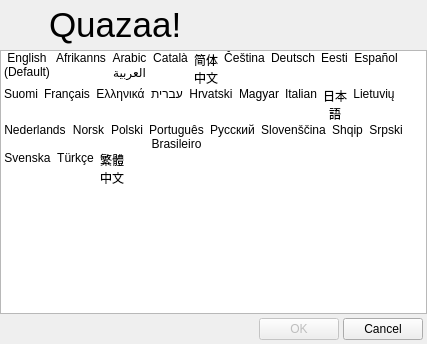
<?xml version="1.0" encoding="UTF-8"?>
<ui version="4.0">
 <class>DialogLanguage</class>
 <widget class="QDialog" name="DialogLanguage">
  <property name="windowModality">
   <enum>Qt::ApplicationModal</enum>
  </property>
  <property name="geometry">
   <rect>
    <x>0</x>
    <y>0</y>
    <width>427</width>
    <height>344</height>
   </rect>
  </property>
  <property name="minimumSize">
   <size>
    <width>427</width>
    <height>344</height>
   </size>
  </property>
  <property name="maximumSize">
   <size>
    <width>427</width>
    <height>344</height>
   </size>
  </property>
  <property name="windowTitle">
   <string>Select Language</string>
  </property>
  <property name="windowIcon">
   <iconset resource="../Resource.qrc">
    <normaloff>:/Resource/Generic/Language.png</normaloff>:/Resource/Generic/Language.png</iconset>
  </property>
  <property name="autoFillBackground">
   <bool>true</bool>
  </property>
  <property name="modal">
   <bool>true</bool>
  </property>
  <layout class="QGridLayout" name="gridLayout_2">
   <property name="margin">
    <number>0</number>
   </property>
   <property name="spacing">
    <number>0</number>
   </property>
   <item row="0" column="0">
    <widget class="QFrame" name="frameCommonHeader">
     <property name="minimumSize">
      <size>
       <width>0</width>
       <height>50</height>
      </size>
     </property>
     <property name="maximumSize">
      <size>
       <width>16777215</width>
       <height>50</height>
      </size>
     </property>
     <property name="frameShape">
      <enum>QFrame::NoFrame</enum>
     </property>
     <property name="frameShadow">
      <enum>QFrame::Raised</enum>
     </property>
     <layout class="QGridLayout" name="gridLayout_23">
      <property name="margin">
       <number>1</number>
      </property>
      <property name="spacing">
       <number>0</number>
      </property>
      <item row="0" column="0">
       <widget class="QLabel" name="labelLogo">
        <property name="minimumSize">
         <size>
          <width>48</width>
          <height>48</height>
         </size>
        </property>
        <property name="maximumSize">
         <size>
          <width>48</width>
          <height>48</height>
         </size>
        </property>
        <property name="styleSheet">
         <string notr="true">background-color: transparent;</string>
        </property>
        <property name="text">
         <string/>
        </property>
        <property name="pixmap">
         <pixmap resource="../Resource.qrc">:/Resource/Quazaa48.png</pixmap>
        </property>
        <property name="scaledContents">
         <bool>true</bool>
        </property>
       </widget>
      </item>
      <item row="0" column="1">
       <widget class="QLabel" name="labelHeadertext">
        <property name="sizePolicy">
         <sizepolicy hsizetype="MinimumExpanding" vsizetype="Preferred">
          <horstretch>0</horstretch>
          <verstretch>0</verstretch>
         </sizepolicy>
        </property>
        <property name="text">
         <string notr="true">&lt;!DOCTYPE HTML PUBLIC &quot;-//W3C//DTD HTML 4.0//EN&quot; &quot;http://www.w3.org/TR/REC-html40/strict.dtd&quot;&gt;
&lt;html&gt;&lt;head&gt;&lt;meta name=&quot;qrichtext&quot; content=&quot;1&quot; /&gt;&lt;style type=&quot;text/css&quot;&gt;
p, li { white-space: pre-wrap; }
&lt;/style&gt;&lt;/head&gt;&lt;body style=&quot; font-family:'MS Shell Dlg 2'; font-size:8.25pt; font-weight:400; font-style:normal;&quot;&gt;
&lt;p style=&quot; margin-top:0px; margin-bottom:0px; margin-left:0px; margin-right:0px; -qt-block-indent:0; text-indent:0px;&quot;&gt;&lt;span style=&quot; font-size:26pt;&quot;&gt;Quazaa!&lt;/span&gt;&lt;/p&gt;&lt;/body&gt;&lt;/html&gt;</string>
        </property>
       </widget>
      </item>
     </layout>
    </widget>
   </item>
   <item row="1" column="0">
    <widget class="QListWidget" name="listWidgetLanguages">
     <property name="resizeMode">
      <enum>QListView::Adjust</enum>
     </property>
     <property name="layoutMode">
      <enum>QListView::SinglePass</enum>
     </property>
     <property name="viewMode">
      <enum>QListView::IconMode</enum>
     </property>
     <property name="wordWrap">
      <bool>true</bool>
     </property>
     <property name="currentRow">
      <number>-1</number>
     </property>
     <property name="sortingEnabled">
      <bool>false</bool>
     </property>
     <item>
      <property name="text">
       <string notr="true">English (Default)</string>
      </property>
      <property name="icon">
       <iconset resource="../Resource.qrc">
        <normaloff>:/Resource/Flags/enlang.png</normaloff>:/Resource/Flags/enlang.png</iconset>
      </property>
     </item>
     <item>
      <property name="text">
       <string notr="true">Afrikanns</string>
      </property>
      <property name="icon">
       <iconset resource="../Resource.qrc">
        <normaloff>:/Resource/Flags/za.png</normaloff>:/Resource/Flags/za.png</iconset>
      </property>
     </item>
     <item>
      <property name="text">
       <string notr="true">Arabic العربية</string>
      </property>
      <property name="icon">
       <iconset resource="../Resource.qrc">
        <normaloff>:/Resource/Flags/ae.png</normaloff>:/Resource/Flags/ae.png</iconset>
      </property>
     </item>
     <item>
      <property name="text">
       <string notr="true">Català</string>
      </property>
      <property name="icon">
       <iconset resource="../Resource.qrc">
        <normaloff>:/Resource/Flags/ad.png</normaloff>:/Resource/Flags/ad.png</iconset>
      </property>
     </item>
     <item>
      <property name="text">
       <string notr="true">简体中文</string>
      </property>
      <property name="icon">
       <iconset resource="../Resource.qrc">
        <normaloff>:/Resource/Flags/cn.png</normaloff>:/Resource/Flags/cn.png</iconset>
      </property>
     </item>
     <item>
      <property name="text">
       <string notr="true">Čeština</string>
      </property>
      <property name="icon">
       <iconset resource="../Resource.qrc">
        <normaloff>:/Resource/Flags/cz.png</normaloff>:/Resource/Flags/cz.png</iconset>
      </property>
     </item>
     <item>
      <property name="text">
       <string notr="true">Deutsch</string>
      </property>
      <property name="icon">
       <iconset resource="../Resource.qrc">
        <normaloff>:/Resource/Flags/de.png</normaloff>:/Resource/Flags/de.png</iconset>
      </property>
     </item>
     <item>
      <property name="text">
       <string notr="true">Eesti</string>
      </property>
      <property name="icon">
       <iconset resource="../Resource.qrc">
        <normaloff>:/Resource/Flags/ee.png</normaloff>:/Resource/Flags/ee.png</iconset>
      </property>
     </item>
     <item>
      <property name="text">
       <string notr="true">Español</string>
      </property>
      <property name="icon">
       <iconset resource="../Resource.qrc">
        <normaloff>:/Resource/Flags/eslang.png</normaloff>:/Resource/Flags/eslang.png</iconset>
      </property>
     </item>
     <item>
      <property name="text">
       <string notr="true">Suomi</string>
      </property>
      <property name="icon">
       <iconset resource="../Resource.qrc">
        <normaloff>:/Resource/Flags/fi.png</normaloff>:/Resource/Flags/fi.png</iconset>
      </property>
     </item>
     <item>
      <property name="text">
       <string notr="true">Français</string>
      </property>
      <property name="icon">
       <iconset resource="../Resource.qrc">
        <normaloff>:/Resource/Flags/fr.png</normaloff>:/Resource/Flags/fr.png</iconset>
      </property>
     </item>
     <item>
      <property name="text">
       <string notr="true">Ελληνικά</string>
      </property>
      <property name="icon">
       <iconset resource="../Resource.qrc">
        <normaloff>:/Resource/Flags/gr.png</normaloff>:/Resource/Flags/gr.png</iconset>
      </property>
     </item>
     <item>
      <property name="text">
       <string notr="true">עברית</string>
      </property>
      <property name="icon">
       <iconset resource="../Resource.qrc">
        <normaloff>:/Resource/Flags/il.png</normaloff>:/Resource/Flags/il.png</iconset>
      </property>
     </item>
     <item>
      <property name="text">
       <string notr="true">Hrvatski</string>
      </property>
      <property name="icon">
       <iconset resource="../Resource.qrc">
        <normaloff>:/Resource/Flags/hr.png</normaloff>:/Resource/Flags/hr.png</iconset>
      </property>
     </item>
     <item>
      <property name="text">
       <string notr="true">Magyar</string>
      </property>
      <property name="icon">
       <iconset resource="../Resource.qrc">
        <normaloff>:/Resource/Flags/hu.png</normaloff>:/Resource/Flags/hu.png</iconset>
      </property>
     </item>
     <item>
      <property name="text">
       <string notr="true">Italian</string>
      </property>
      <property name="icon">
       <iconset resource="../Resource.qrc">
        <normaloff>:/Resource/Flags/it.png</normaloff>:/Resource/Flags/it.png</iconset>
      </property>
     </item>
     <item>
      <property name="text">
       <string notr="true">日本語</string>
      </property>
      <property name="icon">
       <iconset resource="../Resource.qrc">
        <normaloff>:/Resource/Flags/jp.png</normaloff>:/Resource/Flags/jp.png</iconset>
      </property>
     </item>
     <item>
      <property name="text">
       <string notr="true">Lietuvių</string>
      </property>
      <property name="icon">
       <iconset resource="../Resource.qrc">
        <normaloff>:/Resource/Flags/lt.png</normaloff>:/Resource/Flags/lt.png</iconset>
      </property>
     </item>
     <item>
      <property name="text">
       <string notr="true">Nederlands</string>
      </property>
      <property name="icon">
       <iconset resource="../Resource.qrc">
        <normaloff>:/Resource/Flags/nl.png</normaloff>:/Resource/Flags/nl.png</iconset>
      </property>
     </item>
     <item>
      <property name="text">
       <string notr="true">Norsk</string>
      </property>
      <property name="icon">
       <iconset resource="../Resource.qrc">
        <normaloff>:/Resource/Flags/no.png</normaloff>:/Resource/Flags/no.png</iconset>
      </property>
     </item>
     <item>
      <property name="text">
       <string notr="true">Polski</string>
      </property>
      <property name="icon">
       <iconset resource="../Resource.qrc">
        <normaloff>:/Resource/Flags/pl.png</normaloff>:/Resource/Flags/pl.png</iconset>
      </property>
     </item>
     <item>
      <property name="text">
       <string notr="true">Português Brasileiro</string>
      </property>
      <property name="icon">
       <iconset resource="../Resource.qrc">
        <normaloff>:/Resource/Flags/br.png</normaloff>:/Resource/Flags/br.png</iconset>
      </property>
     </item>
     <item>
      <property name="text">
       <string notr="true">Pусский</string>
      </property>
      <property name="icon">
       <iconset resource="../Resource.qrc">
        <normaloff>:/Resource/Flags/ru.png</normaloff>:/Resource/Flags/ru.png</iconset>
      </property>
     </item>
     <item>
      <property name="text">
       <string notr="true">Slovenščina</string>
      </property>
      <property name="icon">
       <iconset resource="../Resource.qrc">
        <normaloff>:/Resource/Flags/si.png</normaloff>:/Resource/Flags/si.png</iconset>
      </property>
     </item>
     <item>
      <property name="text">
       <string notr="true">Shqip</string>
      </property>
      <property name="icon">
       <iconset resource="../Resource.qrc">
        <normaloff>:/Resource/Flags/al.png</normaloff>:/Resource/Flags/al.png</iconset>
      </property>
     </item>
     <item>
      <property name="text">
       <string notr="true">Srpski</string>
      </property>
      <property name="icon">
       <iconset resource="../Resource.qrc">
        <normaloff>:/Resource/Flags/hr.png</normaloff>:/Resource/Flags/hr.png</iconset>
      </property>
     </item>
     <item>
      <property name="text">
       <string notr="true">Svenska</string>
      </property>
      <property name="icon">
       <iconset resource="../Resource.qrc">
        <normaloff>:/Resource/Flags/se.png</normaloff>:/Resource/Flags/se.png</iconset>
      </property>
     </item>
     <item>
      <property name="text">
       <string notr="true">Türkçe</string>
      </property>
      <property name="icon">
       <iconset resource="../Resource.qrc">
        <normaloff>:/Resource/Flags/tr.png</normaloff>:/Resource/Flags/tr.png</iconset>
      </property>
     </item>
     <item>
      <property name="text">
       <string notr="true">繁體中文</string>
      </property>
      <property name="icon">
       <iconset resource="../Resource.qrc">
        <normaloff>:/Resource/Flags/tw.png</normaloff>:/Resource/Flags/tw.png</iconset>
      </property>
     </item>
    </widget>
   </item>
   <item row="2" column="0">
    <layout class="QGridLayout" name="gridLayoutFooter">
     <property name="margin">
      <number>4</number>
     </property>
     <property name="spacing">
      <number>4</number>
     </property>
     <item row="0" column="0">
      <spacer name="horizontalSpacerFooter">
       <property name="orientation">
        <enum>Qt::Horizontal</enum>
       </property>
       <property name="sizeHint" stdset="0">
        <size>
         <width>40</width>
         <height>20</height>
        </size>
       </property>
      </spacer>
     </item>
     <item row="0" column="1">
      <widget class="QPushButton" name="pushButtonOK">
       <property name="enabled">
        <bool>false</bool>
       </property>
       <property name="text">
        <string>OK</string>
       </property>
      </widget>
     </item>
     <item row="0" column="2">
      <widget class="QPushButton" name="pushButtonCancel">
       <property name="text">
        <string>Cancel</string>
       </property>
      </widget>
     </item>
    </layout>
   </item>
  </layout>
 </widget>
 <resources>
  <include location="../Resource.qrc"/>
 </resources>
 <connections/>
</ui>
